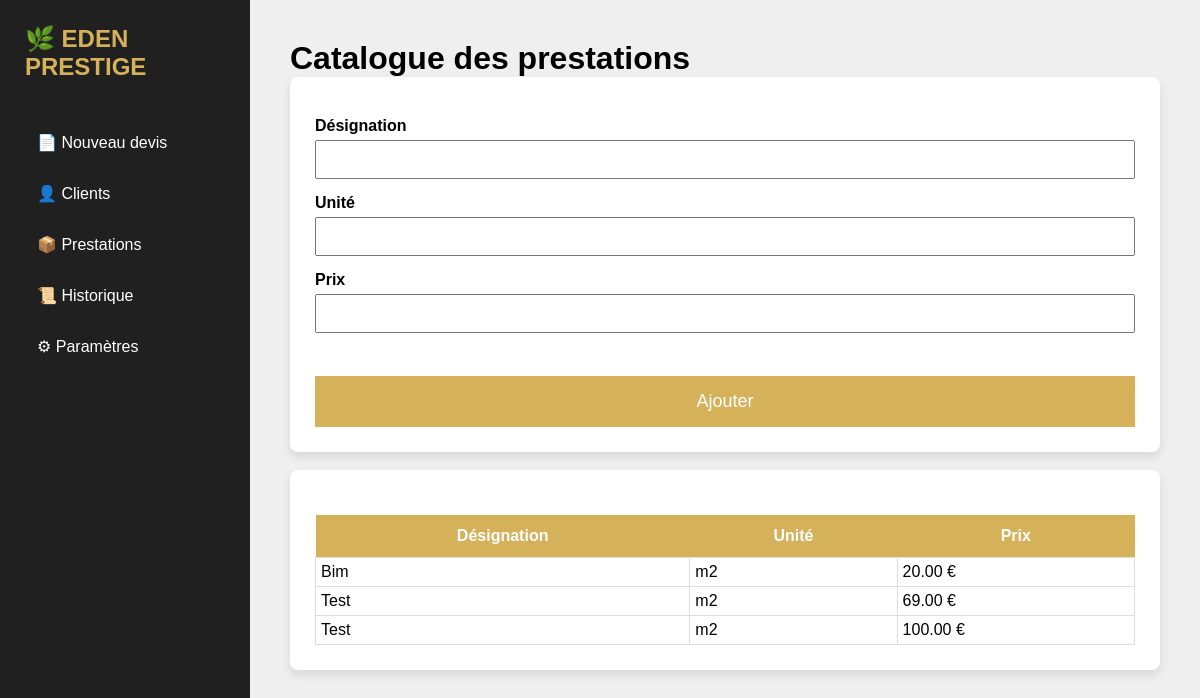
The page /prestations on the database as committed earlier.
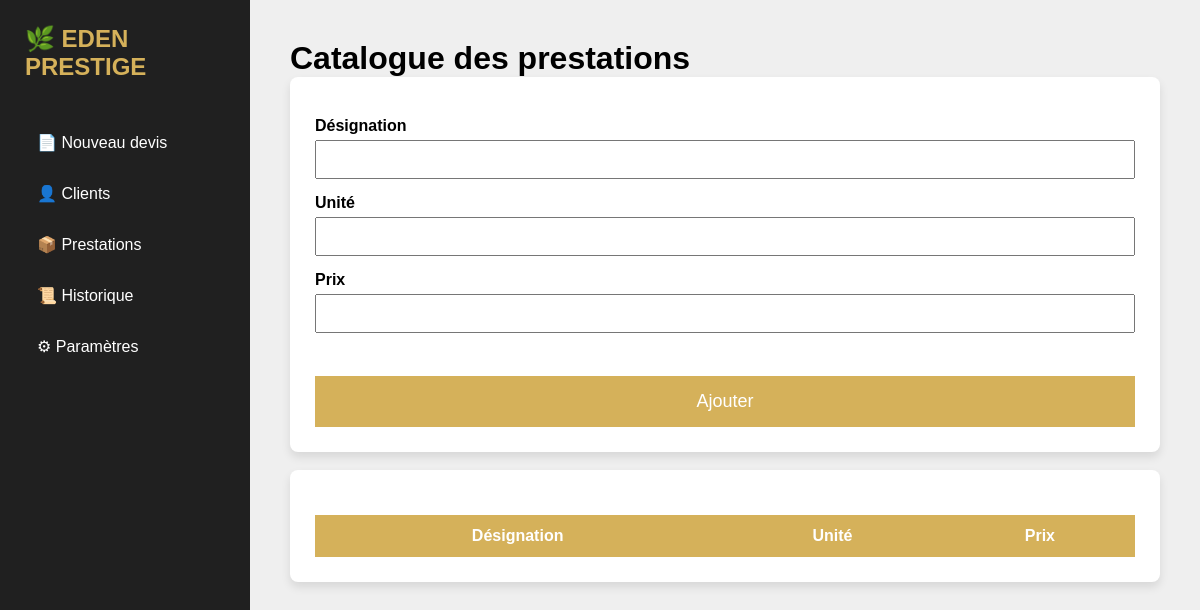
The same page on the database as committed later.
### models.py (models this page shows, shortened)
class Prestation(db.Model):
    __tablename__ = "prestations"
    id = db.Column(db.Integer, primary_key=True)
    designation = db.Column(db.String(150), nullable=False)
    unite = db.Column(db.String(50))
    prix = db.Column(db.Float)

### app.py (the view)
@app.route("/prestations")
def prestations():
    prestations = Prestation.query.order_by(
        Prestation.designation
    ).all()
    return render_template(
        "prestations.html",
        prestations=prestations
    )

### templates/prestations.html
{% extends "base.html" %}
{% block contenu %}
<h1>Catalogue des prestations</h1>
<div class="bloc">
<form action="/ajouter_prestation" method="POST">
<label>Désignation</label>
<input name="designation">
<label>Unité</label>
<input name="unite">
<label>Prix</label>
<input
type="number"
step="0.01"
name="prix">
<br><br>
<input
class="valider"
type="submit"
value="Ajouter">
</form>
</div>
<br>
<div class="bloc">
<table>
<tr>
<th>Désignation</th>
<th>Unité</th>
<th>Prix</th>
</tr>
{% for p in prestations %}
<tr>
<td>{{p.designation}}</td>
<td>{{p.unite}}</td>
<td>{{"%.2f"|format(p.prix)}} €</td>
</tr>
{% endfor %}
</table>
</div>
{% endblock %}

Rows that differ between the two databases and show on the page:
removed Prestation: designation "Bim", unite "m2", prix "20.00"
removed Prestation: designation "Test", unite "m2", prix "69.00"
removed Prestation: designation "Test", unite "m2", prix "100.00"
